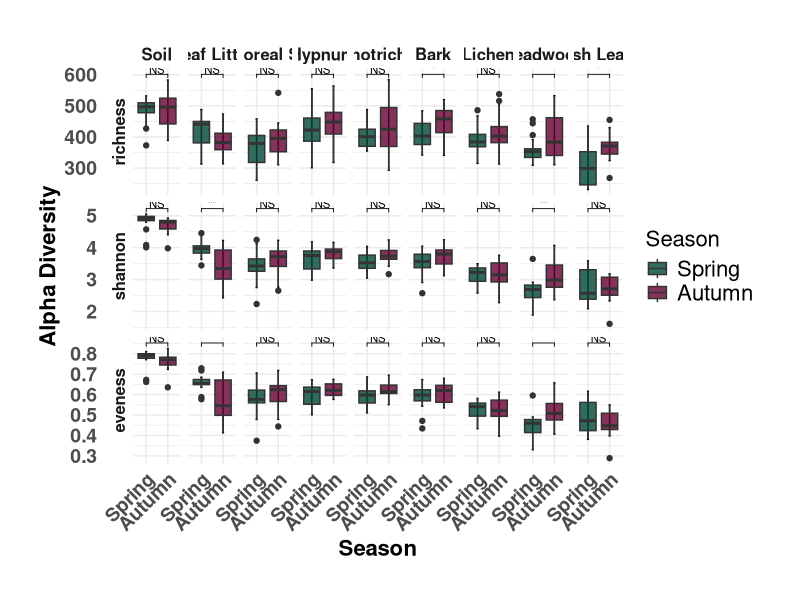

Generate this figure with R:
## ---- chunk 1
knitr::opts_chunk$set(echo = TRUE)
## ---- chunk 2


rm(list = ls())

library(vegan)
library(reshape2)
library(ggplot2)
library(ggpubr)
library(ggsignif)


#setwd("03_Alpha_Diversity")


OTU_Table = as.data.frame(read.csv2("../00_Data/05_Cercozoa_Seasonal_OTU_Table_min-freq-7633_transposed_withMetadata.csv",header = T))
SampleMetadata = OTU_Table[,1:17]
OTU_Table = OTU_Table[,18:ncol(OTU_Table)]

## ---- chunk 3

richness = specnumber(OTU_Table)
df = as.data.frame(richness)

#df$simpson = diversity(OTU_Table, index = "simpson")
df$shannon = diversity(OTU_Table, index = "shannon")
df$eveness = df$shannon/log(df$richness)

df$Microhabitat = SampleMetadata$Microhabitat
df$Season = SampleMetadata$Season


#df$TreeSpecies = SampleMetadata$TreeSpecies
#df$SamplingDescription = SampleMetadata$SamplingDescription
#df$MicrohabitatPerSampling = SampleMetadata$MicrohabitatPerSampling
#df$SamplingDescription = factor(df$SamplingDescription, levels = c('Autumn 2017','Spring 2018','Autumn 2018', 'Spring 2019' ))


df_melted = melt(df)




## ---- chunk 4
df_melted_sort <- df_melted
df_melted_sort$Microhabitat <- factor(df_melted_sort$Microhabitat,      # Reordering group factor levels
                         levels = c("Soil","Leaf Litter","Arboreal Soil","Hypnum","Orthotrichum", 
                                     "Bark","Lichen","Deadwood","Fresh Leaves"))

g = ggplot(df_melted_sort, aes(x = Season, y = value, fill = Season)) + 
    stat_boxplot(geom = "errorbar", width = 0.1, show.legend = F) +
    geom_boxplot(show.legend = T) + 
    scale_fill_manual(values = alpha(c("#014636","#660033"), 0.8), 
                    limits = c("Spring","Autumn")) + 
    scale_x_discrete(limits = c("Spring","Autumn")) + 
    theme_minimal() + 
    labs(y = "Alpha Diversity", x = "Season")+ 
    theme(axis.text=element_text(size=14, face = "bold"), 
        axis.title=element_text(size=16, face = "bold"), 
        plot.subtitle = element_text(size = 14, hjust = 0.5),
        strip.text = element_text(size = 12, face = "bold"),
        axis.text.x = element_text(angle=45, hjust = 1),
        legend.text = element_text(size = 16), 
        legend.title = element_text(size=16),
        legend.position = "right") +
    facet_grid(variable ~ Microhabitat, scales = "free", switch = "y")+
    theme(plot.margin = margin(1,1,1,1, "cm")) +
    stat_compare_means(comparisons = list(c("Spring","Autumn")), label = "p.signif", 
                     size = 2.9, method = "t.test", exact=FALSE, vjust = 0.1, 
                     symnum.args = list(cutpoints = c(0, 0.001, 0.01, 0.05, 1), 
                                       symbols = c("***", "**", "*","NS")))

g
## ---- chunk 5

#write.csv(df_melted_sort, file = "AlphaDiv_Values_test.csv")



#ggsave("AlphaDivGroup_300_336x252.jpeg", plot = g, 
#       device = "jpeg", dpi = 300, width = 336, height = 252, 
#       units = "mm")
#ggsave("AlphaDivGroup_600_336x252.pdf", plot = g, 
#       device = "pdf", dpi = 600, width = 336, height = 252, 
#       units = "mm")
#ggsave("AlphaDivGroup_600_336x252.tif", plot = g, 
#       device = "tiff", dpi = 600, width = 336, height = 252, 
#       units = "mm")
#ggsave("AlphaDivGroup_600_336x252.png", plot = g, 
#      device = "png", dpi = 600, width = 336, height = 252, 
#      units = "mm")


#plot together

#combi2 = ggarrange(combi,g,
#                   labels = c("A", "B"), 
#                    ncol = 1, nrow = 2, font.label = list(size = 16, color = "black")+
#         theme(plot.margin = margin(1,1,1,1, "cm"))) 
#combi2

#ggsave("BoxplotSeason_Combined_300_336x400_t.test.jpeg", plot = combi2, 
#       device = "jpeg", dpi = 300, width = 336, height = 400, 
#       units = "mm")
#ggsave("BoxplotSeason_Combined_600_336x400.pdf", plot = combi2, 
#       device = "pdf", dpi = 600, width = 336, height = 400, 
#       units = "mm")
#ggsave("BoxplotSeason_Combined_600_336x400_t.test.tif", plot = combi2, 
#       device = "tiff", dpi = 600, width = 336, height = 400, 
#       units = "mm")
#ggsave("BoxplotSeason_Combined_600_336x400.png", plot = combi2, 
#      device = "png", dpi = 600, width = 336, height = 400, 
#      units = "mm")

